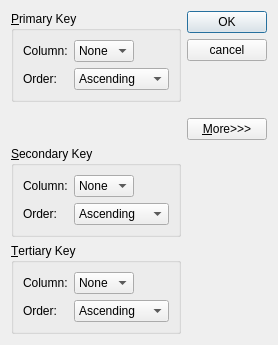
<?xml version="1.0" encoding="UTF-8"?>
<ui version="4.0">
 <class>SortDialog</class>
 <widget class="QDialog" name="SortDialog">
  <property name="geometry">
   <rect>
    <x>0</x>
    <y>0</y>
    <width>278</width>
    <height>345</height>
   </rect>
  </property>
  <property name="windowTitle">
   <string>Sort</string>
  </property>
  <layout class="QGridLayout" name="gridLayout_4">
   <item row="0" column="0">
    <widget class="QGroupBox" name="primaryGroupBox">
     <property name="title">
      <string>&amp;Primary Key</string>
     </property>
     <layout class="QGridLayout" name="gridLayout">
      <item row="0" column="0">
       <widget class="QLabel" name="label">
        <property name="text">
         <string>Column:</string>
        </property>
       </widget>
      </item>
      <item row="0" column="1">
       <widget class="QComboBox" name="primaryColumnCombo">
        <item>
         <property name="text">
          <string>None</string>
         </property>
        </item>
       </widget>
      </item>
      <item row="0" column="2">
       <spacer name="horizontalSpacer">
        <property name="orientation">
         <enum>Qt::Horizontal</enum>
        </property>
        <property name="sizeHint" stdset="0">
         <size>
          <width>31</width>
          <height>20</height>
         </size>
        </property>
       </spacer>
      </item>
      <item row="1" column="0">
       <widget class="QLabel" name="label_2">
        <property name="text">
         <string>Order:</string>
        </property>
       </widget>
      </item>
      <item row="1" column="1" colspan="2">
       <widget class="QComboBox" name="comboBox_2">
        <item>
         <property name="text">
          <string>Ascending</string>
         </property>
        </item>
        <item>
         <property name="text">
          <string>Descending</string>
         </property>
        </item>
       </widget>
      </item>
     </layout>
    </widget>
   </item>
   <item row="0" column="1" rowspan="2">
    <layout class="QVBoxLayout" name="verticalLayout">
     <item>
      <widget class="QPushButton" name="okButton">
       <property name="text">
        <string>OK</string>
       </property>
       <property name="default">
        <bool>true</bool>
       </property>
      </widget>
     </item>
     <item>
      <widget class="QPushButton" name="cancelButton">
       <property name="text">
        <string>cancel</string>
       </property>
      </widget>
     </item>
     <item>
      <spacer name="verticalSpacer">
       <property name="orientation">
        <enum>Qt::Vertical</enum>
       </property>
       <property name="sizeHint" stdset="0">
        <size>
         <width>20</width>
         <height>0</height>
        </size>
       </property>
      </spacer>
     </item>
     <item>
      <widget class="QPushButton" name="moreButton">
       <property name="text">
        <string>&amp;More&gt;&gt;&gt;</string>
       </property>
       <property name="checkable">
        <bool>true</bool>
       </property>
      </widget>
     </item>
    </layout>
   </item>
   <item row="1" column="0">
    <spacer name="verticalSpacer_2">
     <property name="orientation">
      <enum>Qt::Vertical</enum>
     </property>
     <property name="sizeHint" stdset="0">
      <size>
       <width>20</width>
       <height>0</height>
      </size>
     </property>
    </spacer>
   </item>
   <item row="2" column="0">
    <widget class="QGroupBox" name="secondaryGroupBox">
     <property name="title">
      <string>&amp;Secondary Key</string>
     </property>
     <layout class="QGridLayout" name="gridLayout_2">
      <item row="0" column="0">
       <widget class="QLabel" name="label_3">
        <property name="text">
         <string>Column:</string>
        </property>
       </widget>
      </item>
      <item row="0" column="1">
       <widget class="QComboBox" name="secondaryColumnCombo">
        <item>
         <property name="text">
          <string>None</string>
         </property>
        </item>
       </widget>
      </item>
      <item row="0" column="2">
       <spacer name="horizontalSpacer_2">
        <property name="orientation">
         <enum>Qt::Horizontal</enum>
        </property>
        <property name="sizeHint" stdset="0">
         <size>
          <width>31</width>
          <height>20</height>
         </size>
        </property>
       </spacer>
      </item>
      <item row="1" column="0">
       <widget class="QLabel" name="label_4">
        <property name="text">
         <string>Order:</string>
        </property>
       </widget>
      </item>
      <item row="1" column="1" colspan="2">
       <widget class="QComboBox" name="comboBox_4">
        <item>
         <property name="text">
          <string>Ascending</string>
         </property>
        </item>
        <item>
         <property name="text">
          <string>Descending</string>
         </property>
        </item>
       </widget>
      </item>
     </layout>
    </widget>
   </item>
   <item row="3" column="0">
    <widget class="QGroupBox" name="tertiaryGroupBox">
     <property name="title">
      <string>&amp;Tertiary Key</string>
     </property>
     <layout class="QGridLayout" name="gridLayout_3">
      <item row="0" column="0">
       <widget class="QLabel" name="label_5">
        <property name="text">
         <string>Column:</string>
        </property>
       </widget>
      </item>
      <item row="0" column="1">
       <widget class="QComboBox" name="tertiaryColumnCombo">
        <item>
         <property name="text">
          <string>None</string>
         </property>
        </item>
       </widget>
      </item>
      <item row="0" column="2">
       <spacer name="horizontalSpacer_3">
        <property name="orientation">
         <enum>Qt::Horizontal</enum>
        </property>
        <property name="sizeHint" stdset="0">
         <size>
          <width>31</width>
          <height>20</height>
         </size>
        </property>
       </spacer>
      </item>
      <item row="1" column="0">
       <widget class="QLabel" name="label_6">
        <property name="text">
         <string>Order:</string>
        </property>
       </widget>
      </item>
      <item row="1" column="1" colspan="2">
       <widget class="QComboBox" name="comboBox_6">
        <item>
         <property name="text">
          <string>Ascending</string>
         </property>
        </item>
        <item>
         <property name="text">
          <string>Descending</string>
         </property>
        </item>
       </widget>
      </item>
     </layout>
    </widget>
   </item>
  </layout>
 </widget>
 <tabstops>
  <tabstop>primaryColumnCombo</tabstop>
  <tabstop>comboBox_2</tabstop>
  <tabstop>secondaryColumnCombo</tabstop>
  <tabstop>comboBox_4</tabstop>
  <tabstop>tertiaryColumnCombo</tabstop>
  <tabstop>comboBox_6</tabstop>
  <tabstop>okButton</tabstop>
  <tabstop>cancelButton</tabstop>
  <tabstop>moreButton</tabstop>
 </tabstops>
 <resources/>
 <connections>
  <connection>
   <sender>okButton</sender>
   <signal>clicked()</signal>
   <receiver>SortDialog</receiver>
   <slot>accept()</slot>
   <hints>
    <hint type="sourcelabel">
     <x>236</x>
     <y>24</y>
    </hint>
    <hint type="destinationlabel">
     <x>229</x>
     <y>181</y>
    </hint>
   </hints>
  </connection>
  <connection>
   <sender>cancelButton</sender>
   <signal>clicked()</signal>
   <receiver>SortDialog</receiver>
   <slot>reject()</slot>
   <hints>
    <hint type="sourcelabel">
     <x>216</x>
     <y>67</y>
    </hint>
    <hint type="destinationlabel">
     <x>237</x>
     <y>226</y>
    </hint>
   </hints>
  </connection>
  <connection>
   <sender>moreButton</sender>
   <signal>toggled(bool)</signal>
   <receiver>secondaryGroupBox</receiver>
   <slot>setVisible(bool)</slot>
   <hints>
    <hint type="sourcelabel">
     <x>193</x>
     <y>110</y>
    </hint>
    <hint type="destinationlabel">
     <x>161</x>
     <y>146</y>
    </hint>
   </hints>
  </connection>
  <connection>
   <sender>moreButton</sender>
   <signal>toggled(bool)</signal>
   <receiver>tertiaryGroupBox</receiver>
   <slot>setVisible(bool)</slot>
   <hints>
    <hint type="sourcelabel">
     <x>209</x>
     <y>111</y>
    </hint>
    <hint type="destinationlabel">
     <x>177</x>
     <y>244</y>
    </hint>
   </hints>
  </connection>
 </connections>
</ui>
